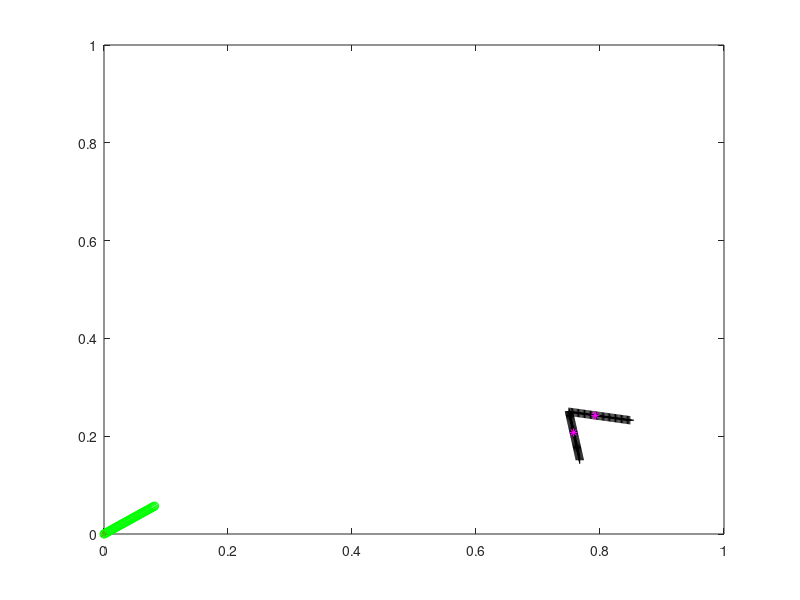

Source code (MATLAB):
%-------------------------------------------------------------------------------------------------------------------%
%
% IB2d is an Immersed Boundary Code (IB) for solving fully coupled non-linear 
% 	fluid-structure interaction models. This version of the code is based off of
%	Peskin's Immersed Boundary Method Paper in Acta Numerica, 2002.
%
% Author: Nicholas A. Battista
% Email:  nick.battista@unc.edu
% Date Created: September 9th, 2016
% Institution: UNC-CH
%
% This code is capable of creating Lagrangian Structures using:
% 	1. Springs
% 	2. Beams (*torsional springs)
% 	3. Target Points
%	4. Muscle-Model (combined Force-Length-Velocity model, "HIll+(Length-Tension)")
%
% One is able to update those Lagrangian Structure parameters, e.g., spring constants, resting %%	lengths, etc
% 
% There are a number of built in Examples, mostly used for teaching purposes. 
% 
% If you would like us %to add a specific muscle model, please let Nick (nick.battista@unc.edu) know.
%
%--------------------------------------------------------------------------------------------------------------------%

%%%%%%%%%%%%%%%%%%%%%%%%%%%%%%%%%%%%%%%%%%%%%%%%%%%%%%%%%%%%%%%%%%%%%%%%%%%%%%%%%%%%%%
%
% FUNCTION: creates the geometry and prints associated input files
%
%%%%%%%%%%%%%%%%%%%%%%%%%%%%%%%%%%%%%%%%%%%%%%%%%%%%%%%%%%%%%%%%%%%%%%%%%%%%%%%%%%%%%%

function Make_Scallop_Geo_and_Input_Files()

%
% Grid Parameters (MAKE SURE MATCHES IN input2d !!!)
%
Nx =  256;        % # of Eulerian Grid Pts. in x-Direction (MUST BE EVEN!!!)
Lx = 1.0;        % Length of Eulerian Grid in x-Direction
dx = Lx/Nx;      % Grid spatial resolution

%
% Immersed Structure Geometric / Dynamic Parameters %
%
ds = 0.5*dx;              % Lagrangian Pt. Spacing (2x resolution of Eulerian grid)
struct_name = 'scallop'; % Name for .vertex, .spring, etc files. (must match what's in 'input2d')


% Call function to construct geometry
[xLag,yLag] = give_Me_Immsersed_Boundary_Geometry(ds,Lx);


half_len = (length(xLag)-1)/2;   % Computes # of Lag Pts on each "Arm"
ind_off = ceil( 0.4*half_len ); % Computes # of lags from center pt for muscle placement
b_ind = half_len - ind_off;      % Bottom index
t_ind = half_len+2 + ind_off;    % Top index

%b_ind = 1;
%t_ind = length(xLag);
m_dist = sqrt( ( xLag(b_ind)-xLag(t_ind) )^2 + ( yLag(b_ind)-yLag(t_ind) )^2   );



% Test Muscle Placement
plot( xLag( b_ind ), yLag( b_ind ), 'm*'); hold on;
plot( xLag( t_ind ), yLag( t_ind ), 'm*'); hold on;


% Prints .vertex file!
print_Lagrangian_Vertices(xLag,yLag,struct_name);


% Prints .spring file!
k_Spring = 2e6;                    % Spring stiffness (does not need to be equal for all springs)
ds_Rest = ds;                        % Spring resting length (does not need to be equal for all springs)
print_Lagrangian_Springs(xLag,yLag,k_Spring,ds_Rest,struct_name);


% Prints .beam file!
k_Beam = 1e11;                      % Beam Stiffness (does not need to be equal for all beams)
C = compute_Curvatures(xLag,yLag); % Computes curvature of initial configuration
print_Lagrangian_Beams(xLag,yLag,k_Beam,C,struct_name);


% Prints .muscle file! [ a_f * Fmax *exp( -( (Q-1)/SK )^2 ) * (1/P0)*(b*P0-a*v)/(v+b); Q = LF/LFO ]
LFO = m_dist; SK = 0.3; a = 0.25; b = 4.0; Fmax = 1e2;
print_Lagrangian_Muscles(xLag,LFO,SK,a,b,Fmax,struct_name,b_ind,t_ind)


% Prints .target file!
%k_Target = 1e7;
%print_Lagrangian_Target_Pts(xLag,k_Target,struct_name);



%%%%%%%%%%%%%%%%%%%%%%%%%%%%%%%%%%%%%%%%%%%%%%%%%%%%%%%%%%%%%%%%%%%%%%%%
%
% FUNCTION: prints VERTEX points to a file called 'struct_name'.vertex
%
%%%%%%%%%%%%%%%%%%%%%%%%%%%%%%%%%%%%%%%%%%%%%%%%%%%%%%%%%%%%%%%%%%%%%%%%

function print_Lagrangian_Vertices(xLag,yLag,struct_name)

    N = length(xLag); % Total # of Lag. Pts

    vertex_fid = fopen([struct_name '.vertex'], 'w');

    fprintf(vertex_fid, '%d\n', N );

    %Loops over all Lagrangian Pts.
    for s = 1:N
        X_v = xLag(s);
        Y_v = yLag(s);
        fprintf(vertex_fid, '%1.16e %1.16e\n', X_v, Y_v);
    end

    fclose(vertex_fid);

    
    
%%%%%%%%%%%%%%%%%%%%%%%%%%%%%%%%%%%%%%%%%%%%%%%%%%%%%%%%%%%%%%%%%%%%%%%%
%
% FUNCTION: prints MUSCLE points to a file called "struct_name".muscle
%
%%%%%%%%%%%%%%%%%%%%%%%%%%%%%%%%%%%%%%%%%%%%%%%%%%%%%%%%%%%%%%%%%%%%%%%%

function print_Lagrangian_Muscles(xLag,LFO,SK,a,b,Fmax,struct_name,ind_b,ind_t)

    %N = length(xLag); %Number of Lagrangian Pts. Total

    muscle_fid = fopen([struct_name '.muscle'], 'w');

    fprintf(muscle_fid, '%d\n', 1 ); % Only 1 muscle

    %MUSCLES BETWEEN VERTICES
    fprintf(muscle_fid, '%d %d %1.16e %1.16e %1.16e %1.16e %1.16e\n', ind_b, ind_t, LFO, SK, a,b,Fmax);  
    
    fclose(muscle_fid);
   
    
%%%%%%%%%%%%%%%%%%%%%%%%%%%%%%%%%%%%%%%%%%%%%%%%%%%%%%%%%%%%%%%%%%%%%%%%
%
% FUNCTION: prints SPRING points to a file called 'struct_name'.spring
%
%%%%%%%%%%%%%%%%%%%%%%%%%%%%%%%%%%%%%%%%%%%%%%%%%%%%%%%%%%%%%%%%%%%%%%%%

function print_Lagrangian_Springs(xLag,yLag,k_Spring,ds_Rest,struct_name)

    N = length(xLag);

    spring_fid = fopen([struct_name '.spring'], 'w');

    fprintf(spring_fid, '%d\n', N-1 );    % Print # of springs 

    %spring_force = kappa_spring*ds/(ds^2);
        
    %SPRINGS BETWEEN VERTICES
    for s = 1:N
            if s < N         
                fprintf(spring_fid, '%d %d %1.16e %1.16e\n', s, s+1, k_Spring, ds_Rest);  
            %else
            %    %Case s=N
            %    fprintf(spring_fid, '%d %d %1.16e %1.16e\n', s, 1,   k_Spring, ds_Rest);  
            end
    end
    fclose(spring_fid);     
    
    
    
%%%%%%%%%%%%%%%%%%%%%%%%%%%%%%%%%%%%%%%%%%%%%%%%%%%%%%%%%%%%%%%%%%%%%%%%
%
% FUNCTION: prints TARGET points to a file called 'struct_name'.vertex
%
%%%%%%%%%%%%%%%%%%%%%%%%%%%%%%%%%%%%%%%%%%%%%%%%%%%%%%%%%%%%%%%%%%%%%%%%

function print_Lagrangian_Target_Pts(xLag,k_Target,struct_name)

    N = length(xLag);

    target_fid = fopen([struct_name '.target'], 'w');

    fprintf(target_fid, '%d\n', N );

    %Loops over all Lagrangian Pts.
    for s = 1:N
        fprintf(target_fid, '%d %1.16e\n', s, k_Target);
    end

    fclose(target_fid); 
    
    
%%%%%%%%%%%%%%%%%%%%%%%%%%%%%%%%%%%%%%%%%%%%%%%%%%%%%%%%%%%%%%%%%%%%%%%%%%%%%%%%%%%%%
%
% FUNCTION: prints BEAM (Torsional Spring) points to a file called 'struct_name'.beam
%
%%%%%%%%%%%%%%%%%%%%%%%%%%%%%%%%%%%%%%%%%%%%%%%%%%%%%%%%%%%%%%%%%%%%%%%%%%%%%%%%%%%%%

function print_Lagrangian_Beams(xLag,yLag,k_Beam,C,struct_name)

    % k_Beam: beam stiffness
    % C: beam curvature
    
    N = length(xLag); % NOTE: Total number of beams = Number of Total Lag Pts. - 2

    beam_fid = fopen([struct_name '.beam'], 'w');

    fprintf(beam_fid, '%d\n', N-2 );

    %spring_force = kappa_spring*ds/(ds^2);

    %BEAMS BETWEEN VERTICES
    for s = 2:N-1
            if  s <= N-1         
                fprintf(beam_fid, '%d %d %d %1.16e %1.16e\n',s-1, s, s+1, k_Beam, C(s) );  
            else
                %Case s=N
                fprintf(beam_fid, '%d %d %d %1.16e %1.16e\n',s-1, s, 1,   k_Beam, C(s) );  
            end
    end
    fclose(beam_fid); 
    
    
    
%%%%%%%%%%%%%%%%%%%%%%%%%%%%%%%%%%%%%%%%%%%%%%%%%%%%%%%%%%%%%%%%%%%%%%%%
%
% FUNCTION: computes "curvature" of starting configuration
% 
% NOTE: not curvature in the traditional geometric sense, in the 'discrete'
% sense through cross product.
%
% NOTE: assumes a CLOSED structure
%
%%%%%%%%%%%%%%%%%%%%%%%%%%%%%%%%%%%%%%%%%%%%%%%%%%%%%%%%%%%%%%%%%%%%%%%%

function C = compute_Curvatures(xLag,yLag)

N = length(xLag);
C = zeros( N );

%Note: needs to be done same order as you print .beam file!
for i=1:N
   
   % Pts Xp -> Xq -> Xr (same as beam force calc.)
   
   if ( (i > 1) && (i < N) )
   
        Xp = xLag(i-1); Xq = xLag(i); Xr = xLag(i+1);
        Yp = yLag(i-1); Yq = yLag(i); Yr = yLag(i+1);
   
   elseif (i==1)
       
        Xp = xLag(N); Xq = xLag(i); Xr = xLag(i+1);
        Yp = yLag(N); Yq = yLag(i); Yr = yLag(i+1);
       
   elseif (i==N)
       
        Xp = xLag(N-1); Xq = xLag(N); Xr = xLag(1);
        Yp = yLag(N-1); Yq = yLag(N); Yr = yLag(1);
       
   end
       
   C(i) = (Xr-Xq)*(Yq-Yp) - (Yr-Yq)*(Xq-Xp); %Cross product btwn vectors
      
end
    
    
%%%%%%%%%%%%%%%%%%%%%%%%%%%%%%%%%%%%%%%%%%%%%%%%%%%%%%%%%%%%%%%%%%%%%%%%%
%
% FUNCTION: creates the Lagrangian structure geometry
%
%%%%%%%%%%%%%%%%%%%%%%%%%%%%%%%%%%%%%%%%%%%%%%%%%%%%%%%%%%%%%%%%%%%%%%%%%
 
function [xLag,yLag] = give_Me_Immsersed_Boundary_Geometry(ds,Lx)
 
% ds: Lagrangian pt. spacing
% Lx: Length of Eulerian grid
 
% The immsersed structure is initially "an angle" of 10 degrees %
ang = 70*pi/180; % original angle
L = 1/10*Lx;     % Structure will be 1/20 of the length of the grid

% Create line of points
x = 0:ds:L;
y = zeros( 1, length( x ) );

% Rotate line of points
[xB,yB] = rotate_geometry_please(x,y,-ang/2);
[xT,yT] = rotate_geometry_please(x,y,ang/2);

% Put together!
xLag = [ xB(end:-1:2) xT ];
yLag = [ yB(end:-1:2) yT ];

[xLag,yLag] = rotate_geometry_please(xLag,yLag,-pi/4);

length(xLag)

xLag = xLag + 0.75*Lx;
yLag = yLag + 0.25*Lx;

% TESTING GEOMETRY
plot(xB,yB,'r*'); hold on;
plot(xT,yT,'go'); hold on;
plot( xLag, yLag, 'k+'); hold on;
axis([0 Lx 0 Lx]);

% for i=1:length(xLag)
%    plot( xLag(i), yLag(i), 'k+'); hold on;
%    axis([0 Lx 0 Lx]);
%    pause();
% end



%%%%%%%%%%%%%%%%%%%%%%%%%%%%%%%%%%%%%%%%%%%%%%%%%%%%%%%%%%%%%%%%%%%%%%%%%
%
% FUNCTION: rotate set of points
%
%%%%%%%%%%%%%%%%%%%%%%%%%%%%%%%%%%%%%%%%%%%%%%%%%%%%%%%%%%%%%%%%%%%%%%%%%

function [xN,yN] = rotate_geometry_please(x,y,ang)

% x,y original (x,y) coordinates before rotation
% ang: angle rotating by

xN = zeros( 1, length( x ) ); yN = xN;
for i=1:length(x)
   xN(i) = x(i)*cos(ang) - y(i)*sin(ang); 
   yN(i) = x(i)*sin(ang) + y(i)*cos(ang); 
end
